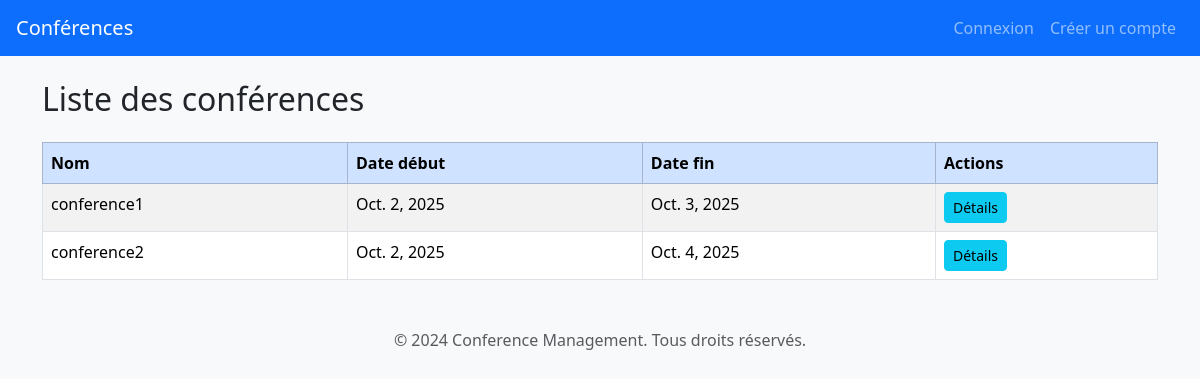
Page /Conference/liste/ on the earlier database version.
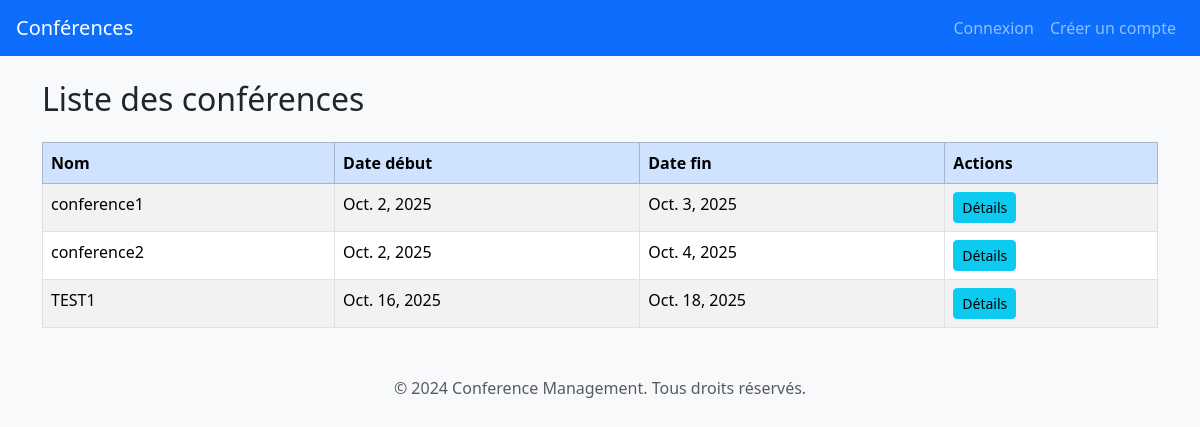
Same page on the later database version.
### ConferenceApp/models.py (models this page shows, shortened)
class Conference(models.Model):
    conference_id=models.AutoField(primary_key=True)
    name=models.CharField(max_length=255)
    description=models.CharField(max_length=255,validators=[MinLengthValidator(30,"la description doit contenir au moins 3 caractere")])
    THEME = [
        ("CS&IA","Computer Science and IA"),
        ("SE","Science and eng")
    ]
    theme=models.CharField(max_length=255,choices=THEME)
    start_date=models.DateField()
    end_date=models.DateField()
    created_at=models.DateTimeField(auto_now_add=True)
    updated_at=models.DateTimeField(auto_now=True)

### ConferenceApp/views.py (the view)
# urls.py: path("liste/", views.ConferenceListView.as_view(), name="conference_liste"),
class ConferenceListView(ListView):
    model = Conference
    template_name = "liste.html"              # ← corrigé
    context_object_name = "liste"
    ordering = ["start_date"]

### template/liste.html (shortened to what this page needs)
{% extends 'base.html' %}
{% block content %}
<h2 class="mb-4">Liste des conférences</h2>
<table class="table table-bordered table-striped">
    <thead class="table-primary">
        <tr>
            <th>Nom</th>
            <th>Date début</th>
            <th>Date fin</th>
            <th>Actions</th>
        </tr>
    </thead>
    <tbody>
    {% for c in liste %}
        <tr>
            <td>{{ c.name }}</td>
            <td>{{ c.start_date }}</td>
            <td>{{ c.end_date }}</td>
            <td>
                <a href="{% url 'conference_detail' c.pk %}" class="btn btn-info btn-sm">Détails</a>
            </td>
        </tr>
    {% empty %}
        <tr><td colspan="4" class="text-center text-muted">Aucune conférence.</td></tr>
    {% endfor %}
    </tbody>
</table>
{% endblock %}

Differences in the rows shown:
added Conference: name "TEST1", start_date "Oct. 16, 2025", end_date "Oct. 18, 2025"
